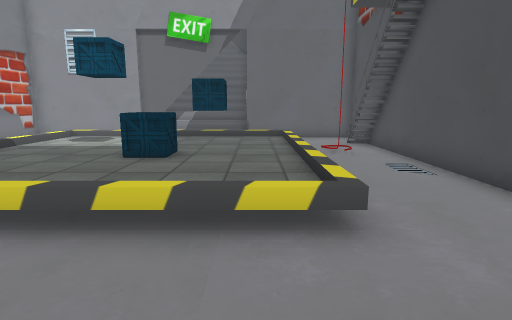
View 1 (above)

13 first-person views from a walk through a 3-D level made in the Unity game engine. The camera is 1.5 m above the floor, tilts 10° down and sees 80° across. The floor is counted in squares, 1 m on a side. Each view is taken from the middle of a square. On the plan, view 1 faces up. The plan holds only what a view shows up to about 15 squares ahead; the rest is blank. Some surface patterns are stand-ins.

View 2
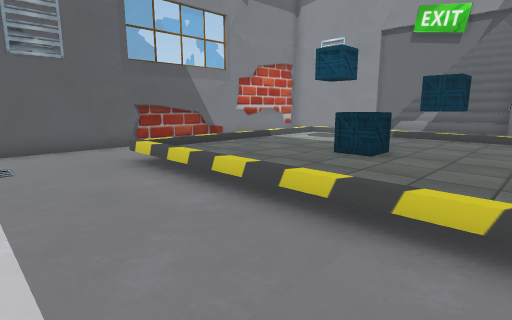

View 3
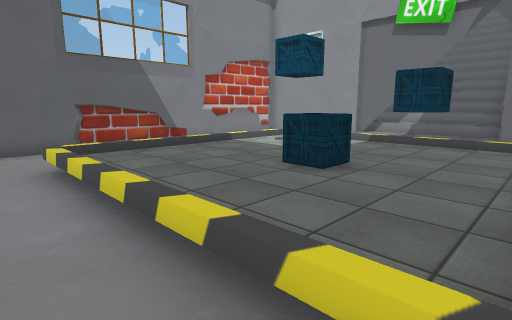

View 4
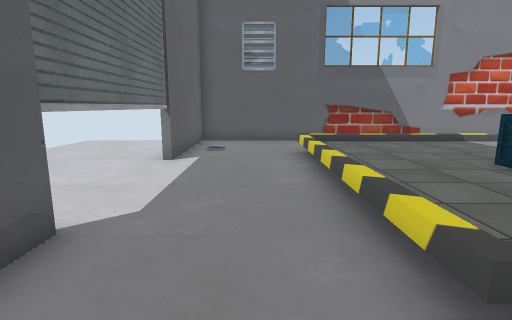

View 5
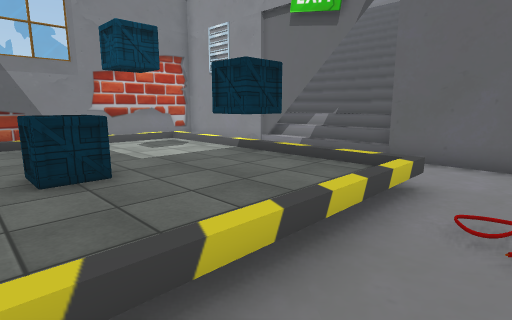

View 6
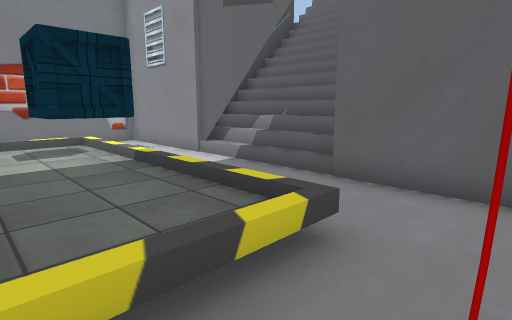

View 7
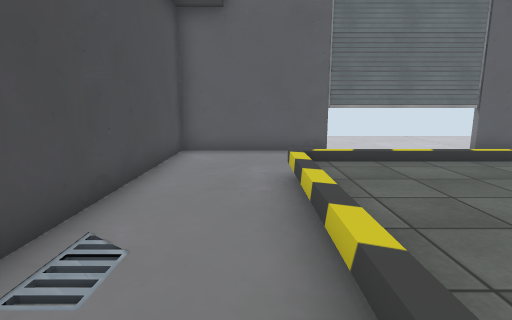

View 8
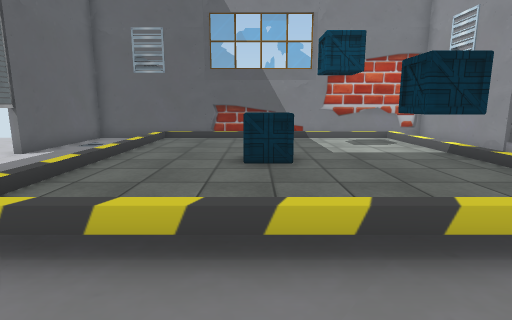

View 9
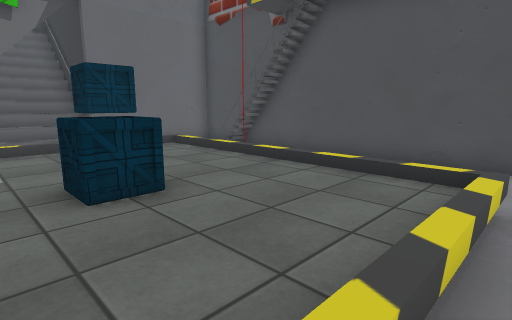

View 10
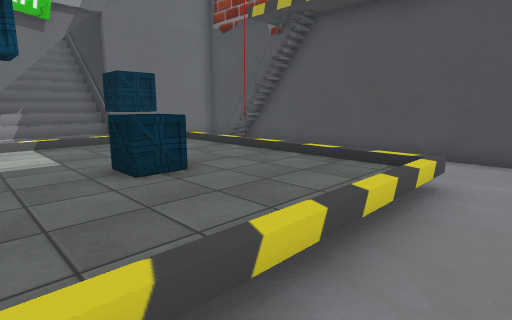

View 11
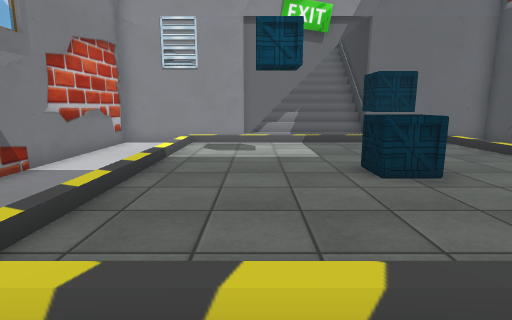

View 12
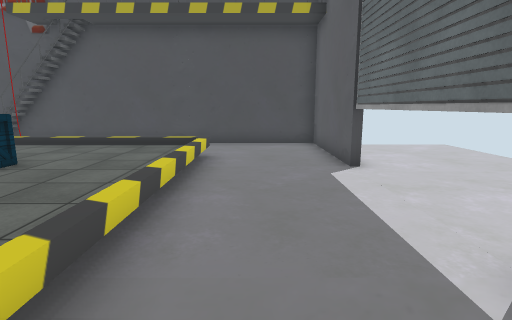

View 13
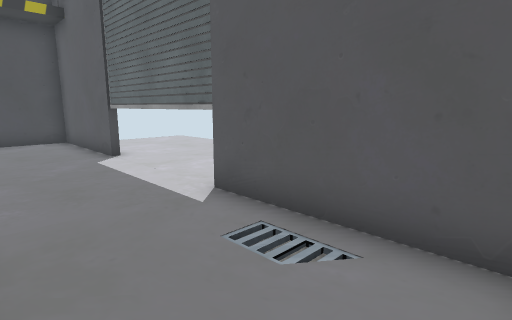

### Floor plan
Key: @ floor where view 1 was taken; # wall or solid block; x gap in a wall; . floor; / step, stairs or slope; = window, fence, low wall or low ledge; ^ raised ledge; v drop or lower ground; O other object.
Columns run from 11 left of view 1 to 5 right of it. Each row starts with its distance up from view 1.
 22       ///
 21       /////
 20      x///=##
 19      #/////#
 18      #/////#
 17      #/////#
 16      #/////#
 15 ########///######
 14 #..v............#
 13 #..         ...=#
 12 #.. ^^^^^^^^^..^#
 11 #.. ^^^^^OO^^..##
 10 #.. ^^^^^OO^^.#.#
  9 #.. ^^^^^^^^^...#
  8 #.. ^^^^OO^^^...#
  7 #.. ^^^^OO^^^...#
  6 #   ^^^^^^^^^...#
  5 #   ^^^^^^^^^...#
  4 #...^^^^^^^^^...#
  3 #...............#
  2 #...............#
  1 #...............#
  0 #..........@....#
 -1 #################

Where each view was taken, in squares from view 1:
view 1: 0 up, 0 right, facing up
view 2: 0 up, 1 right, facing up-left
view 3: 2 up, 1 right, facing up-left
view 4: 2 up, 3 right, facing left
view 5: 6 up, 3 right, facing up-left
view 6: 9 up, 3 right, facing up-left
view 7: 10 up, 2 right, facing down
view 8: 7 up, 4 right, facing left
view 9: 3 up, 4 left, facing up-right
view 10: 2 up, 5 left, facing up-right
view 11: 2 up, 5 left, facing up
view 12: 2 up, 8 left, facing right
view 13: 3 up, 10 left, facing down-right
